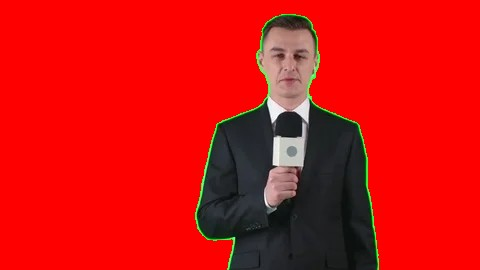
#> input picture images/1-fondo rojo.jpg, 480 x 270 px
$ python -i corrections.py   (imports and definitions only)
#> lines starting #> are read from the running program, lines starting #| are printed output that depends on the picture
import cv2
import numpy as np

# [63 lines left out: functions rotate, flip, resize, adjust_brightness_contrast, gamma_correction, not called in this run]

def equalize_histogram(image):
    # Si la imagen es de un canal (escala de grises)
    if len(image.shape) == 2:
        return cv2.equalizeHist(image)
    # Si la imagen tiene 3 canales (color)
    elif len(image.shape) == 3 and image.shape[2] == 3:
        channels = cv2.split(image)
        eq_channels = [cv2.equalizeHist(ch) for ch in channels]
        return cv2.merge(eq_channels)
    else:
        # En otro caso, devolver la imagen sin cambios
        return image

>>> import cv2
>>> picture = cv2.imread('../images/1-fondo rojo.jpg')
#> picture is the input picture: shape (270, 480, 3); mean B, G, R 14.1, 15.9, 209.7
>>> result = equalize_histogram(picture)
#> in equalize_histogram, `eq_channels = [cv2.equalizeHist(ch) for ch in channels]`: eq_channels = 3 items
#> in equalize_histogram, `return cv2.merge(eq_channels)`:
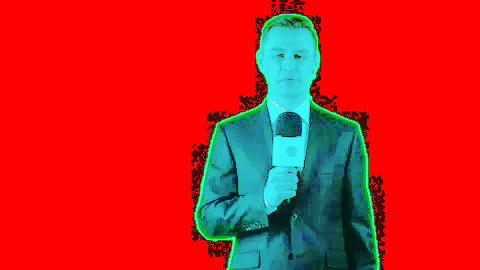
#> returned value: shape (270, 480, 3); mean of channels 0, 1, 2 31.7, 34.2, 195.6; drawn as B, G, R
